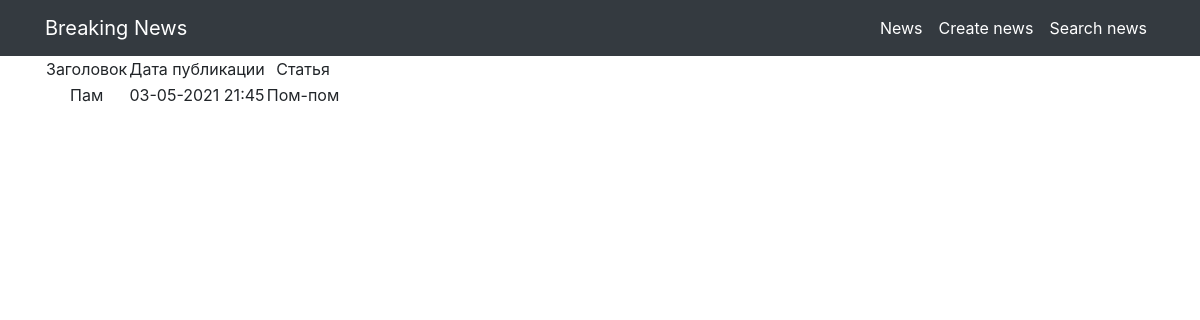
/allnews/10, run on the app's committed database.
### news/models.py (models this page shows, shortened)
class Post(models.Model):
    author = models.ForeignKey(to='Author',
                               on_delete = models.CASCADE,
                               related_name='allnews')
    type = models.CharField(max_length=3,
                            choices=POST_TYPES, )
    date_time = models.DateTimeField(auto_now_add=True)
    category = models.ManyToManyField(to='Category',
                                      through='PostCategory',
                                      related_name='allnews')
    header = models.TextField()
    text = models.TextField()
    rating = models.IntegerField(default=0)

### news/views.py (the view)
# urls.py: path('<int:pk>', NewsDetail.as_view(), name='news_detail'),
class NewsDetail(DetailView):
    model = Post # модель всё та же, но мы хотим получать детали конкретно отдельного товара
    template_name = 'a-news.html' # название шаблона будет product.html
    context_object_name = 'anews' # название объекта. в нём будет

### news/templatetags/custom_filters.py (called while the page is built)
@register.filter(name='censor') # регестрируем наш фильтр под именем multiply, чтоб django понимал, что это именно фильтр, а не простая функция
def censor(value): # первый аргумент здесь это то значение, к которому надо применить фильтр, второй аргуменит — это аргумент фильтра, т.е. примерно следующее будет в шаблоне value|multiply:arg
    for word in obscene_words:
        if word in value:
            new_value = value.replace(word, "***")
            return new_value
        else:
            return value

### templates/a-news.html (shortened to what this page needs)
{% extends 'flatpages/default.html' %}
{% load custom_filters %}
{% block content %}
 {% if anews %}
 <table>
            <tr>
                <td>
                    Заголовок
                </td>
                <td>
                    Дата публикации
                </td>
                <td>
                    Статья
                </td>
            </tr>
            <tr>
                <td>
                    {{ anews.header|censor }}
                </td>
                <td>
                    {{ anews.date_time|date:'d-m-Y H:i' }}
                </td>
                <td>
                    {{ anews.text|censor }}
                </td>
            </tr>
        </table>
    {% else %}
        <h2>Новостей нет!</h2>
    {% endif %}
{% endblock content %}

### data on the page
Post: header|censor "Пам", date_time "03-05-2021 21:45", text|censor "Пом-пом"
